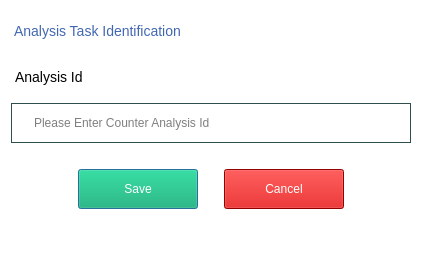
<?xml version="1.0" encoding="UTF-8"?>
<ui version="4.0">
 <class>AnalysisId</class>
 <widget class="QDialog" name="AnalysisId">
  <property name="geometry">
   <rect>
    <x>0</x>
    <y>0</y>
    <width>420</width>
    <height>260</height>
   </rect>
  </property>
  <property name="windowTitle">
   <string>Dialog</string>
  </property>
  <property name="styleSheet">
   <string notr="true">
QWidget
{
	background-color:#ffffff;
        color: #fff;

}



QFrame{
background-color: #DCDCDC;
}

QPushButton{
background-color: #657786;
color: #FFFFFF;
font-size:12px;
padding-left: 10px;
padding-right:10px;
}
QLabel{
background-color:rgba(0,0,0,0%);
color:#000000;
font-size: 14px;
padding-right:10px;
}
QPushButton::hover{

background-color: #696969;
color: #FFFFFF;
 border-style: outset;
    border-width: 2px;
    border-color: #FFFFFF;
}
QPushButton::pressed
{
	background-color: qlineargradient(spread:pad, x1:0, y1:0.511, x2:1, y2:0.511, stop:0 rgba(0, 207, 179, 255),stop:1 rgba(70, 255, 230, 255));

}
QGroupBox{
background-color:transparent;
qproperty-alignment: AlignLeft;
font-weight:bold;
	font-size: 12px;
color: #000000;
}
QLineEdit{
border:1px  solid#2F4F4F;
color:black;
padding-left: 20px;
padding-right:20px;
font-size:12px;
background-color: #ffffff;
}
QLineEdit:hover{
border:2px  solid#898F9C;
color:black;
padding-left: 20px;
padding-right:20px;
font-size:12px;
background-color: #ffffff;
}
QLineEdit:focus{
border:2px  solid#4267B2;
color:black;
padding-left: 20px;
padding-right:20px;
font-size:12px;
background-color: #ffffff;
}

QComboBox{
border:2px  solid#2F4F4F;
color:black;
font-size: 12px;
padding-left: 20px;
padding-right:20px;
background-color: #ffffff;
}
QGroupBox{

border:1px  solid#000000;
border-color:#000000;
color:#000000;

}
</string>
  </property>
  <layout class="QVBoxLayout" name="verticalLayout">
   <item>
    <layout class="QVBoxLayout" name="verticalLayout_2">
     <item>
      <widget class="QLabel" name="lbl_mode">
       <property name="minimumSize">
        <size>
         <width>320</width>
         <height>40</height>
        </size>
       </property>
       <property name="maximumSize">
        <size>
         <width>320</width>
         <height>40</height>
        </size>
       </property>
       <property name="styleSheet">
        <string notr="true">font: 16pt &quot;MS Shell Dlg 2&quot;;
color:#4267B2;</string>
       </property>
       <property name="frameShape">
        <enum>QFrame::NoFrame</enum>
       </property>
       <property name="frameShadow">
        <enum>QFrame::Plain</enum>
       </property>
       <property name="text">
        <string>Analysis Task Identification</string>
       </property>
       <property name="alignment">
        <set>Qt::AlignLeading|Qt::AlignLeft|Qt::AlignVCenter</set>
       </property>
      </widget>
     </item>
     <item>
      <widget class="QLabel" name="lbl_user">
       <property name="minimumSize">
        <size>
         <width>120</width>
         <height>40</height>
        </size>
       </property>
       <property name="maximumSize">
        <size>
         <width>120</width>
         <height>40</height>
        </size>
       </property>
       <property name="styleSheet">
        <string notr="true"/>
       </property>
       <property name="frameShape">
        <enum>QFrame::Panel</enum>
       </property>
       <property name="frameShadow">
        <enum>QFrame::Raised</enum>
       </property>
       <property name="text">
        <string>Analysis Id</string>
       </property>
       <property name="alignment">
        <set>Qt::AlignLeading|Qt::AlignLeft|Qt::AlignVCenter</set>
       </property>
      </widget>
     </item>
     <item>
      <widget class="QLineEdit" name="le_analysis_id">
       <property name="minimumSize">
        <size>
         <width>400</width>
         <height>40</height>
        </size>
       </property>
       <property name="maximumSize">
        <size>
         <width>400</width>
         <height>40</height>
        </size>
       </property>
       <property name="styleSheet">
        <string notr="true"/>
       </property>
       <property name="text">
        <string/>
       </property>
       <property name="placeholderText">
        <string>Please Enter Counter Analysis Id</string>
       </property>
      </widget>
     </item>
    </layout>
   </item>
   <item>
    <spacer name="verticalSpacer">
     <property name="orientation">
      <enum>Qt::Vertical</enum>
     </property>
     <property name="sizeType">
      <enum>QSizePolicy::Fixed</enum>
     </property>
     <property name="sizeHint" stdset="0">
      <size>
       <width>20</width>
       <height>20</height>
      </size>
     </property>
    </spacer>
   </item>
   <item>
    <layout class="QHBoxLayout" name="horizontalLayout">
     <item>
      <spacer name="horizontalSpacer">
       <property name="orientation">
        <enum>Qt::Horizontal</enum>
       </property>
       <property name="sizeHint" stdset="0">
        <size>
         <width>40</width>
         <height>20</height>
        </size>
       </property>
      </spacer>
     </item>
     <item>
      <widget class="QPushButton" name="btn_save">
       <property name="minimumSize">
        <size>
         <width>120</width>
         <height>40</height>
        </size>
       </property>
       <property name="styleSheet">
        <string notr="true">background-color: #00AB66;</string>
       </property>
       <property name="text">
        <string>Save</string>
       </property>
       <property name="icon">
        <iconset>
         <normaloff>:/finishing/okay_2.png</normaloff>:/finishing/okay_2.png</iconset>
       </property>
       <property name="iconSize">
        <size>
         <width>32</width>
         <height>32</height>
        </size>
       </property>
      </widget>
     </item>
     <item>
      <spacer name="horizontalSpacer_3">
       <property name="orientation">
        <enum>Qt::Horizontal</enum>
       </property>
       <property name="sizeType">
        <enum>QSizePolicy::Fixed</enum>
       </property>
       <property name="sizeHint" stdset="0">
        <size>
         <width>20</width>
         <height>20</height>
        </size>
       </property>
      </spacer>
     </item>
     <item>
      <widget class="QPushButton" name="btn_cancel">
       <property name="minimumSize">
        <size>
         <width>120</width>
         <height>40</height>
        </size>
       </property>
       <property name="styleSheet">
        <string notr="true">background-color: #CC0000;</string>
       </property>
       <property name="text">
        <string>Cancel</string>
       </property>
       <property name="icon">
        <iconset>
         <normaloff>:/finishing/cancel_3.png</normaloff>:/finishing/cancel_3.png</iconset>
       </property>
       <property name="iconSize">
        <size>
         <width>32</width>
         <height>32</height>
        </size>
       </property>
      </widget>
     </item>
     <item>
      <spacer name="horizontalSpacer_2">
       <property name="orientation">
        <enum>Qt::Horizontal</enum>
       </property>
       <property name="sizeHint" stdset="0">
        <size>
         <width>40</width>
         <height>20</height>
        </size>
       </property>
      </spacer>
     </item>
    </layout>
   </item>
   <item>
    <spacer name="verticalSpacer_2">
     <property name="orientation">
      <enum>Qt::Vertical</enum>
     </property>
     <property name="sizeHint" stdset="0">
      <size>
       <width>20</width>
       <height>22</height>
      </size>
     </property>
    </spacer>
   </item>
  </layout>
 </widget>
 <resources/>
 <connections/>
</ui>
